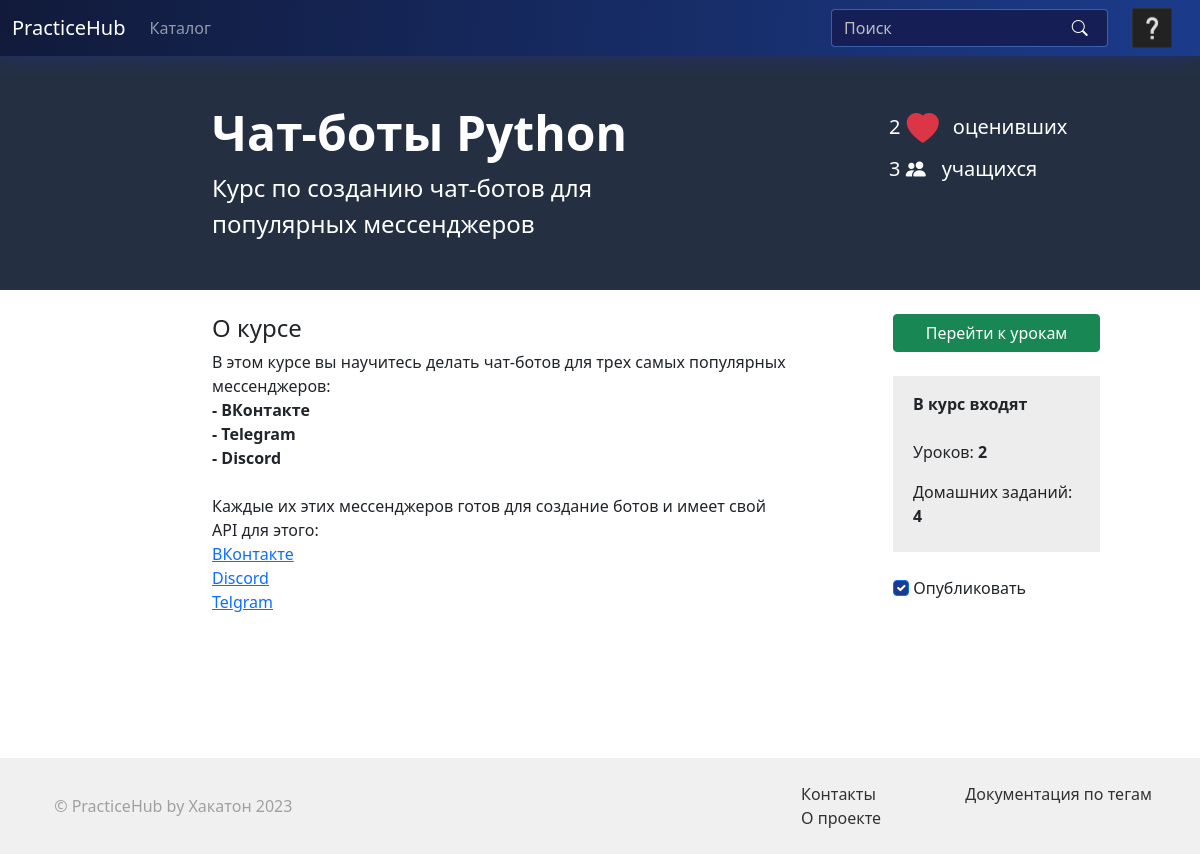
The app's page /courses/5 (signed in) with its own data.
### models.py (models this page shows, shortened)
class Course(db.Model):
    id = db.Column(db.Integer, primary_key=True)
    name = db.Column(db.String(64), index=True, unique=True)
    author_id = db.Column(db.Integer, db.ForeignKey('user.id'))
    lessons = db.relationship('Lesson', backref='course', lazy='select',
                              cascade="all, delete-orphan")
    desc = db.Column(db.Text, nullable=False)
    short_desc = db.Column(db.Text, nullable=False)
    img_path = db.Column(db.String(64))
    img_uuid = db.Column(db.String(64), index=True)
    is_published = db.Column(db.Boolean, default=False)
    users = db.relationship('User', secondary=MyCourses.__table__, backref='course')
    likes = column_property(select(func.count(MyCourses.liked)).where(MyCourses.course_id == id).scalar_subquery())

### routes.py (the view)
@app.route('/<string:path>')
def get_file(path):
    return send_file(path)

### models.py (called while the page is built)
@login.user_loader
def load_user(id):
    return User.query.get(int(id))

### tag_parser.py (called while the page is built, shortened)
def find_pattern(string: str, pattern: str, cur_pos=0) -> int:
    n = len(string)
    n2 = len(pattern)
    if cur_pos >= n - n2:
        return -1
    for i in range(cur_pos, n - n2 + 1):
        str_part = string[i:i + n2]
        total_cmp = 0
        for k in range(n2):
            if str_part[k] == pattern[k] or pattern[k] == "*":
                total_cmp += 1
                continue
        if total_cmp == n2:  # found pattern
            return i
    return -1

def replace_string(string: str, rep: str, position: int, size=None) -> str:
    if not size:
        size = len(rep)
    return string[:position] + rep + string[position + size:]

def process_in_out_tag(string: str, in_: str, out: str, html_in: str, html_out: str):
    original_string = string
    header_entry = find_pattern(string, in_)
    if header_entry == -1:
        return string
    total_entries = 0
    while header_entry != -1:
        string = replace_string(string, html_in, header_entry, len(in_))
        header_entry = find_pattern(string, in_, header_entry + 1)
        total_entries += 1
    header_out = find_pattern(string, out)
    total_out = 0
    if header_out == -1:
        return original_string
    while header_out != -1 and total_out < total_entries:
        string = replace_string(string, html_out, header_out, len(out))
        header_out = find_pattern(string, out, header_out)
        total_out += 1
    return string

def process_color_tags(string: str) -> str:
    original_string = string
    result = string
    color_entry = find_pattern(result, "[COLOR #******]")
    return result

def process_hr_tags(string: str) -> str:
    result = string
    hr_entry = find_pattern(result, "[HR]")
    while hr_entry != -1:
        result = replace_string(result, "<hr>", hr_entry, 4)
        hr_entry = find_pattern(result, "[HR]")
    return result

### templates/course.html (shortened to what this page needs)
{% extends 'base.html' %}
{% block fullsize_content %}
  <div class="container-fluid pt-5 my-auto pb-5 mb-4"
       style="background-color: #243042; overflow-x: hidden">
    <div class="row">
      <div class="col-md-2"></div>
      <div class="col-md-6">
        <h2 class="display-5 fw-bold" style="color: white;">{{ course.name }}</h2>
        <p class="fs-4 text-break mb-0 me-5 d-block" style="color: white;">
          {{ course.short_desc }}
        </p>
      </div>
      <div class="col-lg-3 col-md-4 fs-5" style="color: white;">
        <form action="{{ url_for('like', course_id=course.id) }}" method="post" class="ms-auto my-w-75 px-2 md-fullsize">
          {{ like_cnt }} <button type="submit" class="btn p-0 me-2" {% if not started %}disabled{% endif %} title="Поступите на курс, чтобы оценить его"><i class="bi bi-heart-fill {% if liked %}liked{% else %}unliked{% endif %}" style="font-size: xx-large"></i></button> оценивших<br>
          {{ course.users|length }} <i class="bi bi-people-fill me-3" style="color: white;"></i>учащихся<br>
        </form>
      </div>
      <div class="col-lg-1"></div>
    </div>
  </div>
  <div class="container-fluid px-0">
    <div class="row w-100 ms-auto me-3">
      <div class="col-md-2"></div>
      <div class="col-md-6" style="">
        <h4>О курсе</h4>
        <p class="fs-6">{{ formatted_desc|safe }}</p>
      </div>
      <div class="col-md-3" style="">
        <div class="row my-w-75 ms-auto md-fullsize">
          {% if started %}
            <a class="btn btn-success w-100" href="{{ url_for('lessons', course_id=course.id) }}">Перейти к
              урокам</a>
          {% else %}
            <form action="" method="post" class="px-0">
              <button class="btn btn-success w-100">Поступить на курс</button>
            </form>
          {% endif %}
        </div>
        <div class="row py-3 px-2 mt-4 my-w-75 ms-md-auto md-fullsize" style="background-color: #ededed;">
          <p class="fs-6 fw-bold">В курс входят</p>
          <div class="d-flex flex-column">
            <span class="my-2">Уроков: <span class="fw-bold fs-6">{{ course_cnt }}</span></span>
            <span class="my-2">Домашних заданий: <span
                class="fw-bold fs-6">{{ hw_cnt }}</span></span>
          </div>
        </div>
        {% if course.author_id == current_user.id %}
          <div class="row mt-4 my-w-75 ms-auto md-fullsize">
            <form action="{{ url_for('on_publish', course_id=course.id) }}" method="post" class="px-0"
                  id="published_form">
              <input type="checkbox" class="form-check-input published_check" id="published_check"
                  {% if published %} checked {% endif %}>
              <label class="form-check-label" for="published_check">Опубликовать</label>
            </form>
          </div>
        {% endif %}
      </div>
      <div class="col-lg-1"></div>
    </div>
  </div>
{% endblock fullsize_content %}

### static/css/style.css (style rules this page uses)
:root { --xlight-gray: #fafafa; --light-gray: #e6e6e6; --mid-gray: #586273; --mbgc: rgba(27,59,139,1); --sbgc: rgba(21,37,85, 1); }
html, body, .t-b { min-height: 100%; }
.btn { background-color: white; line-height: normal; }
.published_check:checked { background-color: var(--mbgc)!important; }
.my-w-75 { width: 75%; }
input[type='checkbox']:checked { background-color: var(--mbgc); }
.liked { color: #dc3545; }

### records on screen
Course: name "Чат-боты Python", short_desc "Курс по созданию чат-ботов для популярных мессенджеров"

### other values on screen
{{ like_cnt }} "2"
{{ course.users|length }} "3"
{{ course_cnt }} "2"
{{ hw_cnt }} "4"
